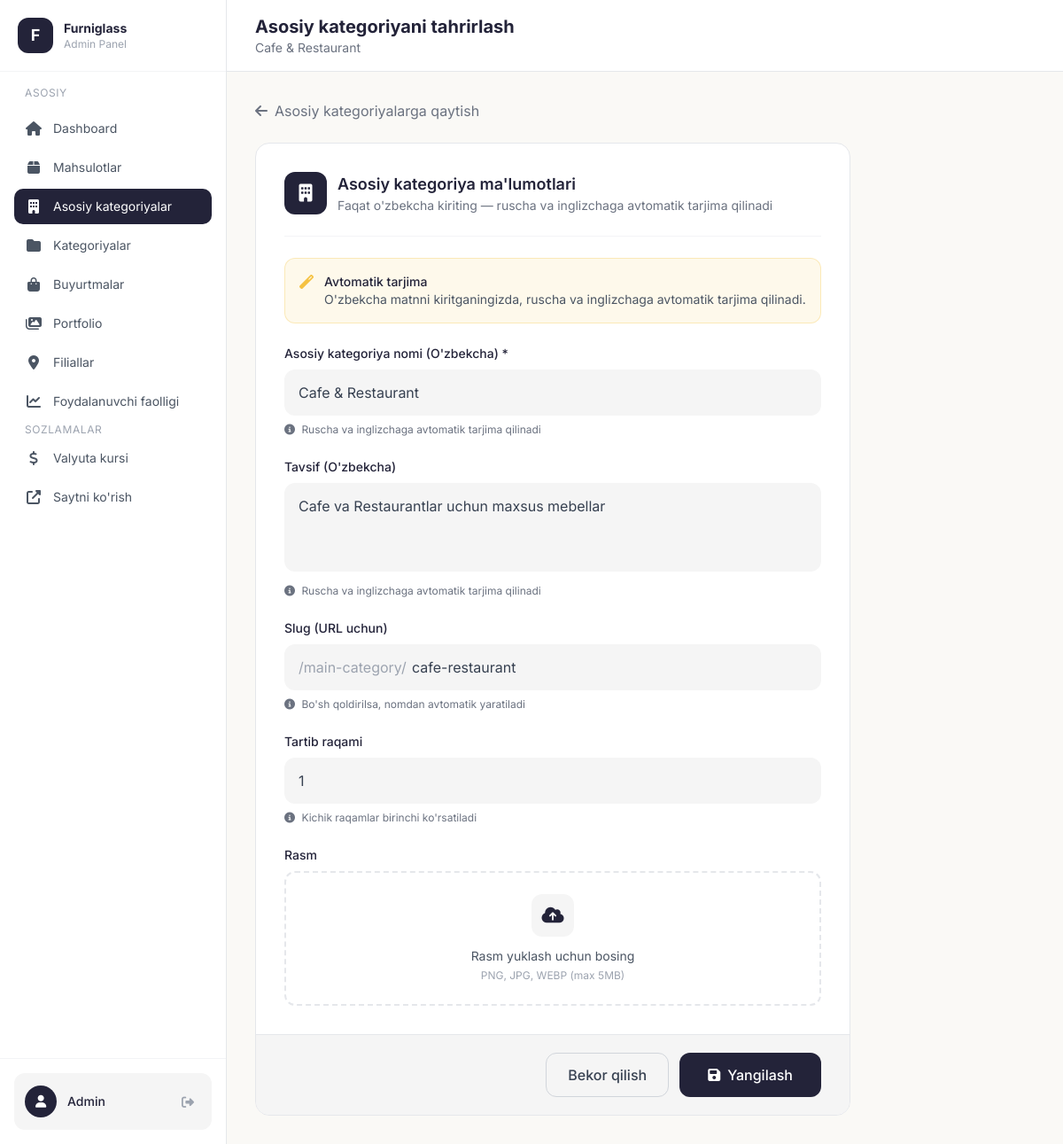
Page /admin/main-category/1/edit (signed in) on the earlier database version.
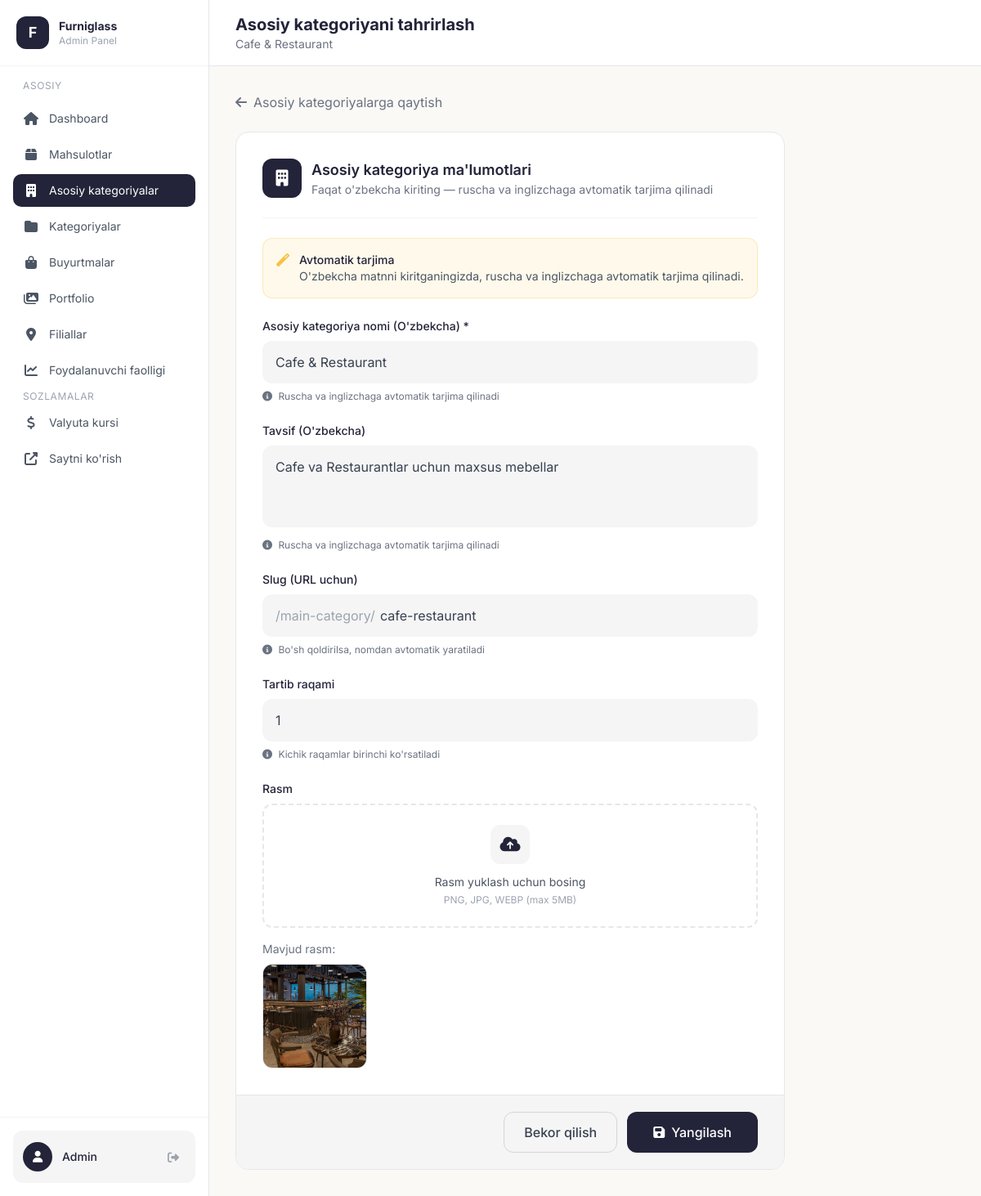
Same page on the later database version.
### models.py (models this page shows, shortened)
class MainCategory(db.Model):
    id = db.Column(db.Integer, primary_key=True)
    name_uz = db.Column(db.String(200), nullable=False)
    name_ru = db.Column(db.String(200))
    name_en = db.Column(db.String(200))
    slug = db.Column(db.String(100), unique=True, nullable=False)
    description_uz = db.Column(db.Text)
    description_ru = db.Column(db.Text)
    description_en = db.Column(db.Text)
    image = db.Column(db.String(200))
    icon = db.Column(db.String(100))  # Icon nomi yoki path
    order = db.Column(db.Integer, default=0)
    created_at = db.Column(db.DateTime, default=datetime.utcnow)
    categories = db.relationship('Category', backref='main_category', lazy=True)
    reviews = db.relationship('Review', backref='main_category', lazy=True)

### app.py (the view, shortened to what this page needs)
@app.route('/admin/main-category/<int:main_category_id>/edit', methods=['GET', 'POST'])
@login_required
def admin_main_category_edit(main_category_id):
    main_category = MainCategory.query.get_or_404(main_category_id)
    return render_template('admin/main_category_form.html', main_category=main_category)

### app.py (called while the page is built, shortened)
@login_manager.user_loader
def load_user(user_id):
    return Admin.query.get(int(user_id))

def get_exchange_rate() -> float:
    rate = ExchangeRate.query.first()
    if not rate:
        rate = ExchangeRate(value=12000.0)
        db.session.add(rate)
        db.session.commit()
    return rate.value

@app.before_request
def track_user_activity():
    if request.path.startswith('/admin') or request.path.startswith('/static') or request.path.startswith('/uploads'):
        return

def get_cart():
    if 'cart' not in session:
        session['cart'] = []
    return session['cart']

def get_cart_count():
    cart = get_cart()
    return sum(item['quantity'] for item in cart)

@app.context_processor
def cart_context():
    return {'cart_count': get_cart_count()}

@app.context_processor
def currency_context():
    try:
        rate = get_exchange_rate()
    except Exception:
        rate = 12000.0
    return {'usd_rate': rate}

def get_locale():
    return session.get('lang', DEFAULT_LANGUAGE)

### templates/admin/main_category_form.html (shortened to what the changed rows need)
{% extends "admin/base.html" %}
{% block page_title %}{% if main_category %}Asosiy kategoriyani tahrirlash{% else %}Yangi asosiy kategoriya{% endif %}{% endblock %}
{% block page_subtitle %}{% if main_category %}{{ main_category.name_uz }}{% else %}Yangi asosiy kategoriya qo'shish{% endif %}{% endblock %}
{% block content %}
<div class="max-w-2xl">
    <div class="bg-white rounded-2xl border border-gray-200 overflow-hidden">
        <form method="POST" enctype="multipart/form-data">
            <div class="p-6 lg:p-8 space-y-6">
                <div>
                    <label class="block text-sm font-medium text-[#232339] mb-2">Asosiy kategoriya nomi (O'zbekcha) *</label>
                    <input type="text" name="name_uz" value="{{ main_category.name_uz if main_category else '' }}" required
                        class="w-full bg-[#F5F5F5] border-0 rounded-xl px-4 py-3.5 text-gray-700 focus:ring-2 focus:ring-[#232339] outline-none transition"
                        placeholder="Masalan: Cafe & Restaurant">
                    <p class="text-xs text-gray-500 mt-2">
                        <i class="fas fa-info-circle mr-1"></i>
                        Ruscha va inglizchaga avtomatik tarjima qilinadi
                    </p>
                </div>
                <div>
                    <label class="block text-sm font-medium text-[#232339] mb-2">Tavsif (O'zbekcha)</label>
                    <textarea name="description_uz" rows="3"
                        class="w-full bg-[#F5F5F5] border-0 rounded-xl px-4 py-3.5 text-gray-700 focus:ring-2 focus:ring-[#232339] outline-none transition resize-none"
                        placeholder="Asosiy kategoriya haqida qisqacha ma'lumot">{{ main_category.description_uz if main_category else '' }}</textarea>
                    <p class="text-xs text-gray-500 mt-2">
                        <i class="fas fa-info-circle mr-1"></i>
                        Ruscha va inglizchaga avtomatik tarjima qilinadi
                    </p>
                </div>
                <div>
                    <div class="relative">
                        <span class="absolute left-4 top-1/2 -translate-y-1/2 text-gray-400">/main-category/</span>
                        <input type="text" name="slug" value="{{ main_category.slug if main_category else '' }}"
                            class="w-full bg-[#F5F5F5] border-0 rounded-xl pl-36 pr-4 py-3.5 text-gray-700 focus:ring-2 focus:ring-[#232339] outline-none transition"
                            placeholder="cafe-restaurant">
                    </div>
                </div>
                <div>
                    <label class="block text-sm font-medium text-[#232339] mb-2">Tartib raqami</label>
                    <input type="number" name="order" value="{{ main_category.order if main_category else 0 }}" min="0"
                        class="w-full bg-[#F5F5F5] border-0 rounded-xl px-4 py-3.5 text-gray-700 focus:ring-2 focus:ring-[#232339] outline-none transition"
                        placeholder="0">
                    <p class="text-xs text-gray-500 mt-2">
                        <i class="fas fa-info-circle mr-1"></i>
                        Kichik raqamlar birinchi ko'rsatiladi
                    </p>
                </div>
                <div>
                    {% if main_category and main_category.image %}
                    <div class="mt-4">
                        <p class="text-sm text-gray-500 mb-2">Mavjud rasm:</p>
                        <div class="w-32 h-32 rounded-xl overflow-hidden border border-gray-200">
                            <img src="/uploads/{{ main_category.image }}" alt="{{ main_category.name_uz }}" class="w-full h-full object-cover">
                        </div>
                    </div>
                    {% endif %}
                </div>
            </div>
        </form>
    </div>
</div>
{% endblock %}

Differences in the rows shown:
changed MainCategory "Cafe & Restaurant": image: picture added
Other differences:
text now shown: "Mavjud rasm:"
